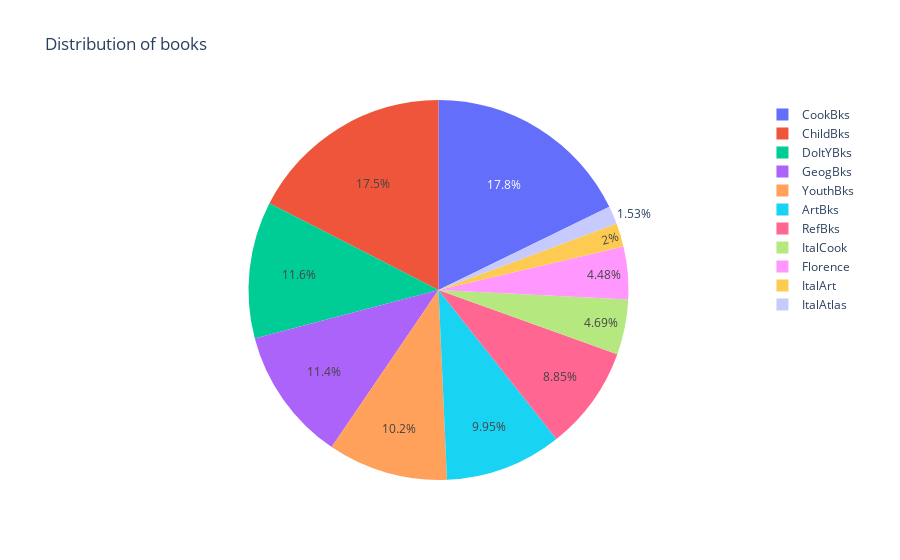

The notebook cell this image was saved under:
### Code cell
# Data is free from null values
# Also all columns are of int type
# Lets see the sales of books

fig=go.Figure()
fig.add_trace(go.Pie(labels=df.sum().index,values=df.sum().values))
fig.update_layout(autosize=False,title_text='Distribution of books')

### Figure 1 — Plotly figure (JSON) as saved in the notebook; plotly's stock layout.template omitted (floating-point values rounded to 4 significant figures)
{"data": [{"labels": ["ChildBks", "YouthBks", "CookBks", "DoItYBks", "RefBks", "ArtBks", "GeogBks", "ItalCook", "ItalAtlas", "ItalArt", "Florence"], "type": "pie", "values": [846, 495, 862, 564, 429, 482, 552, 227, 74, 97, 217]}], "layout": {"autosize": false, "title": {"text": "Distribution of books"}}}
